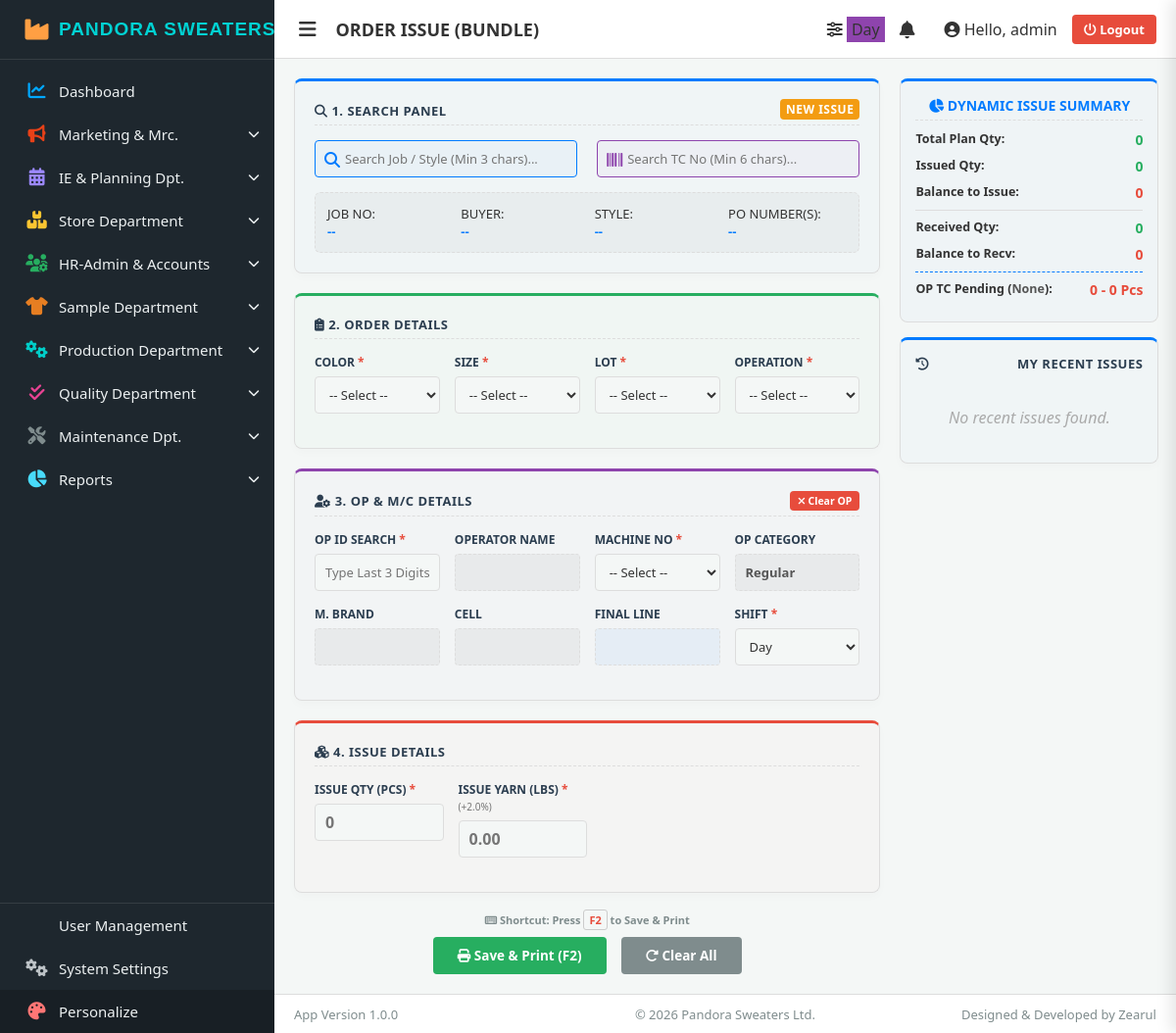
Before: /production/knitting/order-issue/ (signed in) with the older database file.
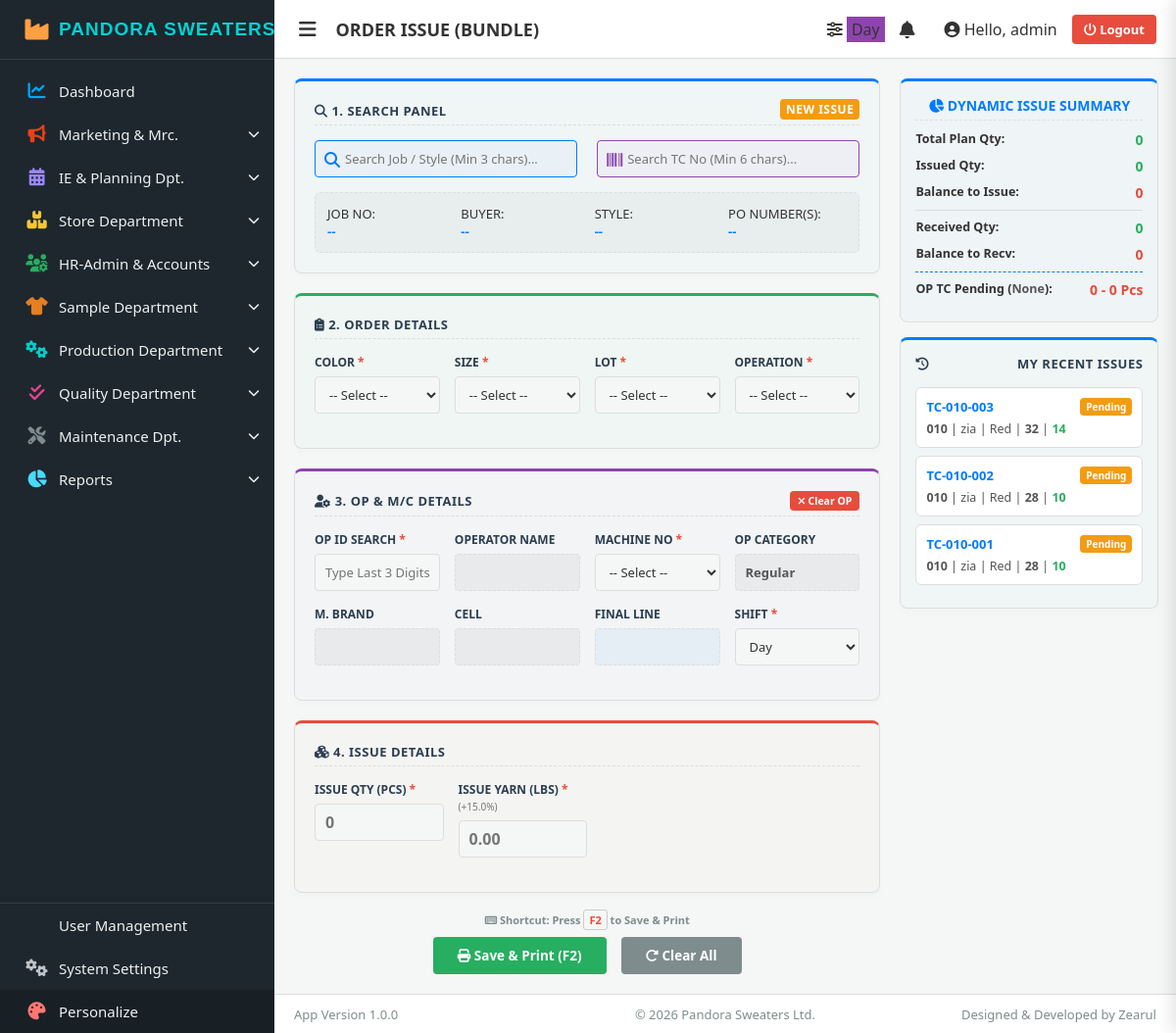
After: the same page with the newer database file.
### core/models.py (models this page shows, shortened)
class KnittingIssue(models.Model):
    system_id = models.CharField(max_length=20, unique=True)
    tc_no = models.CharField(max_length=50, unique=True) # Format: TC-102-001
    job_no = models.CharField(max_length=50)
    buyer_name = models.CharField(max_length=100)
    style_no = models.CharField(max_length=100)
    po_no = models.CharField(max_length=100)
    color = models.CharField(max_length=100)
    size = models.CharField(max_length=50)
    lot = models.CharField(max_length=100)
    operation = models.CharField(max_length=100)
    operator = models.ForeignKey(Operator, on_delete=models.SET_NULL, null=True, blank=True)
    machine_no = models.CharField(max_length=50, blank=True, null=True)
    line = models.CharField(max_length=100, blank=True, null=True)
    shift = models.CharField(max_length=20, default='Day')
    issue_qty = models.IntegerField(default=0)
    issue_weight_lbs = models.DecimalField(max_digits=10, decimal_places=2, default=0)
    status = models.CharField(max_length=20, default='Pending') # Pending, Received, Deleted
    delete_reason = models.TextField(blank=True, null=True)
    print_count = models.IntegerField(default=0)
    issued_by = models.ForeignKey(User, on_delete=models.SET_NULL, null=True)
    created_at = models.DateTimeField(auto_now_add=True)
    updated_at = models.DateTimeField(auto_now=True)

### core/views/production/order_issue_views.py (the view)
# urls.py: path('production/knitting/order-issue/', order_issue_entry_view, name='order_issue_entry'),
@login_required(login_url='login')
def order_issue_entry_view(request):
    recent_issues = KnittingIssue.objects.filter(issued_by=request.user).order_by('-id')[:15]
    brand_setting = AppSetting.objects.filter(key='machine_brands').first()
    brands = [b.strip() for b in brand_setting.value.split(',')] if brand_setting else ['Shima', 'Stoll', 'Cixing']
    allowance_setting = AppSetting.objects.filter(key='issue_yarn_allowance_pct').first()
    yarn_allowance = float(allowance_setting.value) if allowance_setting and allowance_setting.value else 2.0
    context = {
        'recent_issues': recent_issues,
        'brands_json': json.dumps(brands),
        'yarn_allowance': yarn_allowance
    }
    return render(request, 'order_issue_entry.html', context)

### core/context_processors.py (called while the page is built)
def global_settings(request):
    settings = AppSetting.objects.all()
    context = {s.key: s.value for s in settings}
    defaults = {
        'factory_name': 'Smart Factory System',
        'app_version': 'Version 1.0.0',
        'copyright_text': '© 2026 Your Company',
        'developer_credit': 'Designed & Developed by Zearul'
    }
    for k, v in defaults.items():
        if k not in context:
            context[k] = v
    return context

### templates/order_issue_entry.html (shortened to what the changed rows need)
{% extends 'base.html' %}
{% block content %}
<div class="layout-wrapper">
    <div class="entry-panel">
        <div class="form-section sec-4">
            <div class="grid-row-2">
                <div class="form-group">
                    <label>ISSUE YARN (Lbs) <span style="color:#e74c3c;">*</span> <small style="font-weight:normal;color:#777;">(+{{ yarn_allowance }}%)</small></label>
                </div>
            </div>
        </div>
    </div>
    <div class="summary-panel">
        <div class="form-section sec-1" style="padding: 15px;">
            <div class="recent-list">
                {% for issue in recent_issues %}
                <div class="recent-item" onclick="loadTCFromRecent('{{ issue.tc_no }}')">
                    <div class="recent-tc">{{ issue.tc_no }} <span class="recent-badge badge-{{ issue.status|lower }}">{{ issue.status }}</span></div>
                    <div style="color: #555; margin-top: 4px;">
                        <b>{{ issue.job_no|slice:"-3:" }}</b> | {{ issue.style_no|truncatechars:8 }} | {{ issue.color }} | <b>{{ issue.size }}</b> | <b style="color:#27ae60;">{{ issue.issue_qty }}</b>
                    </div>
                </div>
                {% empty %}
                <div style="text-align: center; color: #aaa; font-style: italic; padding: 20px 0;">No recent issues found.</div>
                {% endfor %}
            </div>
        </div>
    </div>
</div>
{% endblock %}

Changed rows visible on the page:
added KnittingIssue: tc_no "TC-010-003", status "Pending", job_no "010", style_no "zia", color "Red", size "32", issue_qty "14"
added KnittingIssue: tc_no "TC-010-002", status "Pending", job_no "010", style_no "zia", color "Red", size "28", issue_qty "10"
added KnittingIssue: tc_no "TC-010-001", status "Pending", job_no "010", style_no "zia", color "Red", size "28", issue_qty "10"
Other visible differences:
{{ yarn_allowance }}: "2.0" → "15.0"
text no longer shown: "No recent issues found."
